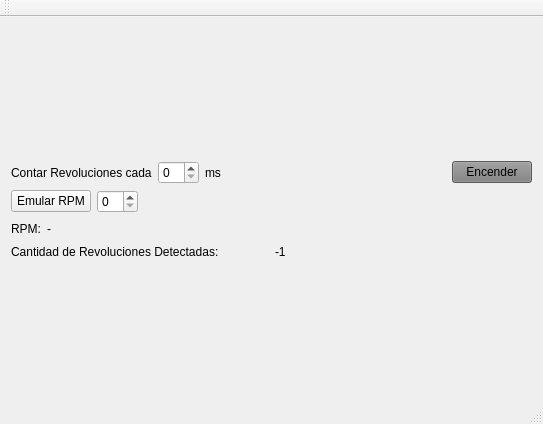
<?xml version="1.0" encoding="UTF-8"?>
<ui version="4.0">
 <class>MainWindow</class>
 <widget class="QMainWindow" name="MainWindow">
  <property name="geometry">
   <rect>
    <x>0</x>
    <y>0</y>
    <width>543</width>
    <height>424</height>
   </rect>
  </property>
  <property name="windowTitle">
   <string>Inyecciòn RPI</string>
  </property>
  <widget class="QWidget" name="centralWidget">
   <layout class="QVBoxLayout" name="verticalLayout">
    <item>
     <spacer name="verticalSpacer">
      <property name="orientation">
       <enum>Qt::Vertical</enum>
      </property>
      <property name="sizeHint" stdset="0">
       <size>
        <width>20</width>
        <height>104</height>
       </size>
      </property>
     </spacer>
    </item>
    <item>
     <layout class="QHBoxLayout" name="horizontalLayout_4">
      <item>
       <widget class="QLabel" name="label_3">
        <property name="text">
         <string>Contar Revoluciones cada</string>
        </property>
       </widget>
      </item>
      <item>
       <widget class="QSpinBox" name="spinBoxMsCR"/>
      </item>
      <item>
       <widget class="QLabel" name="label_4">
        <property name="text">
         <string>ms</string>
        </property>
       </widget>
      </item>
      <item>
       <spacer name="horizontalSpacer_3">
        <property name="orientation">
         <enum>Qt::Horizontal</enum>
        </property>
        <property name="sizeHint" stdset="0">
         <size>
          <width>40</width>
          <height>20</height>
         </size>
        </property>
       </spacer>
      </item>
      <item>
       <widget class="QPushButton" name="pushButtonEncender">
        <property name="styleSheet">
         <string notr="true">#pushButtonEncender{
	background-color:gray;
}</string>
        </property>
        <property name="text">
         <string>Encender</string>
        </property>
        <property name="checkable">
         <bool>true</bool>
        </property>
       </widget>
      </item>
     </layout>
    </item>
    <item>
     <layout class="QHBoxLayout" name="horizontalLayout">
      <item>
       <widget class="QPushButton" name="pushButtonEmular">
        <property name="text">
         <string>Emular RPM</string>
        </property>
        <property name="checkable">
         <bool>true</bool>
        </property>
       </widget>
      </item>
      <item>
       <widget class="QSpinBox" name="spinBoxMsEmular"/>
      </item>
      <item>
       <spacer name="horizontalSpacer_2">
        <property name="orientation">
         <enum>Qt::Horizontal</enum>
        </property>
        <property name="sizeHint" stdset="0">
         <size>
          <width>40</width>
          <height>20</height>
         </size>
        </property>
       </spacer>
      </item>
     </layout>
    </item>
    <item>
     <layout class="QHBoxLayout" name="horizontalLayout_2">
      <item>
       <widget class="QLabel" name="label">
        <property name="text">
         <string>RPM:</string>
        </property>
       </widget>
      </item>
      <item>
       <widget class="QLabel" name="labelRPM">
        <property name="text">
         <string>-</string>
        </property>
       </widget>
      </item>
      <item>
       <spacer name="horizontalSpacer">
        <property name="orientation">
         <enum>Qt::Horizontal</enum>
        </property>
        <property name="sizeHint" stdset="0">
         <size>
          <width>40</width>
          <height>20</height>
         </size>
        </property>
       </spacer>
      </item>
     </layout>
    </item>
    <item>
     <layout class="QHBoxLayout" name="horizontalLayout_3">
      <item>
       <widget class="QLabel" name="label_2">
        <property name="text">
         <string>Cantidad de Revoluciones Detectadas:</string>
        </property>
       </widget>
      </item>
      <item>
       <widget class="QLabel" name="labelCantRev">
        <property name="text">
         <string>-1</string>
        </property>
       </widget>
      </item>
     </layout>
    </item>
    <item>
     <spacer name="verticalSpacer_2">
      <property name="orientation">
       <enum>Qt::Vertical</enum>
      </property>
      <property name="sizeHint" stdset="0">
       <size>
        <width>20</width>
        <height>40</height>
       </size>
      </property>
     </spacer>
    </item>
   </layout>
  </widget>
  <widget class="QMenuBar" name="menuBar">
   <property name="geometry">
    <rect>
     <x>0</x>
     <y>0</y>
     <width>543</width>
     <height>23</height>
    </rect>
   </property>
  </widget>
  <widget class="QToolBar" name="mainToolBar">
   <attribute name="toolBarArea">
    <enum>TopToolBarArea</enum>
   </attribute>
   <attribute name="toolBarBreak">
    <bool>false</bool>
   </attribute>
  </widget>
  <widget class="QStatusBar" name="statusBar"/>
 </widget>
 <layoutdefault spacing="6" margin="11"/>
 <resources/>
 <connections/>
</ui>
